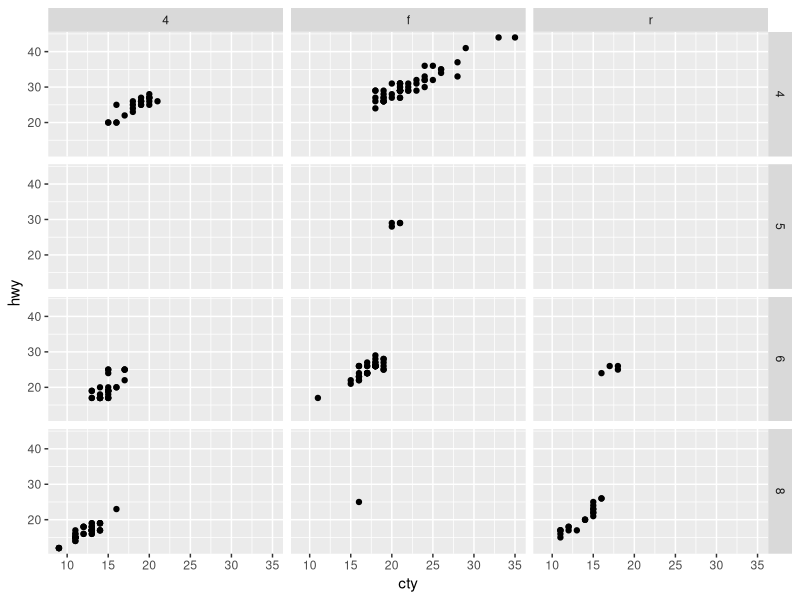
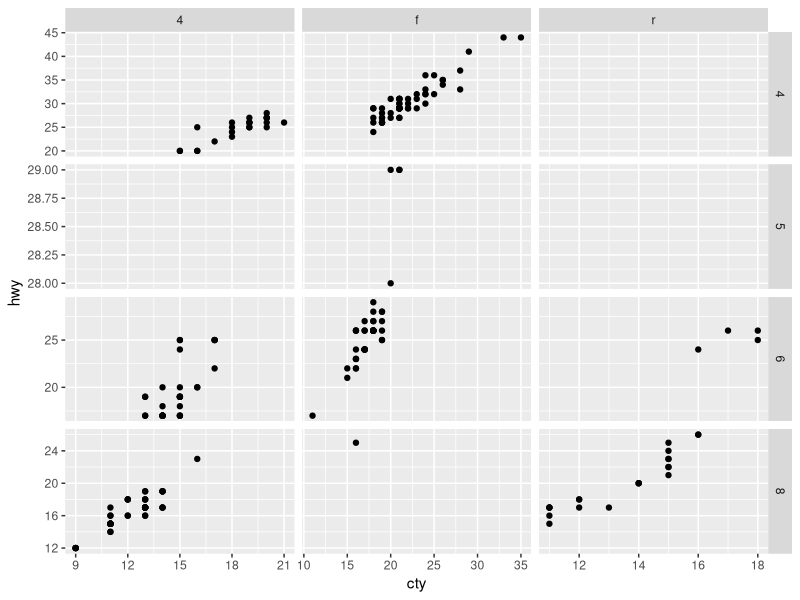
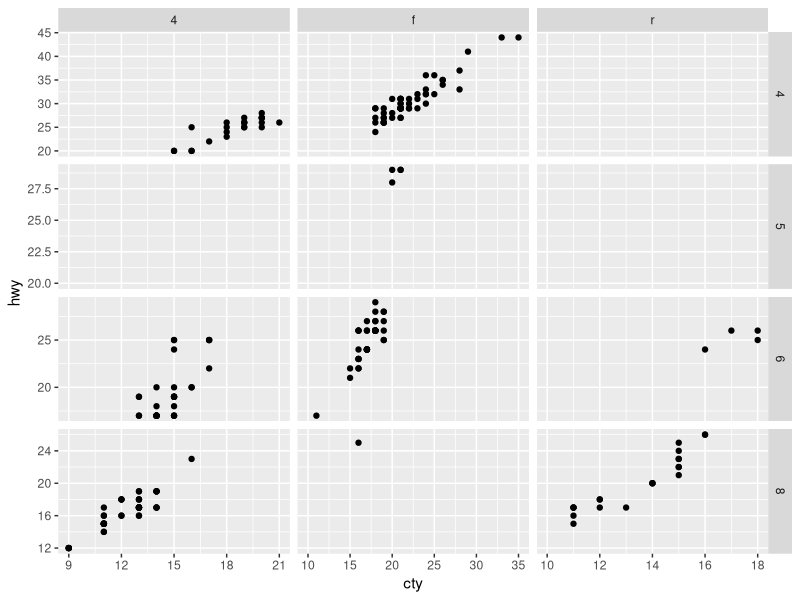
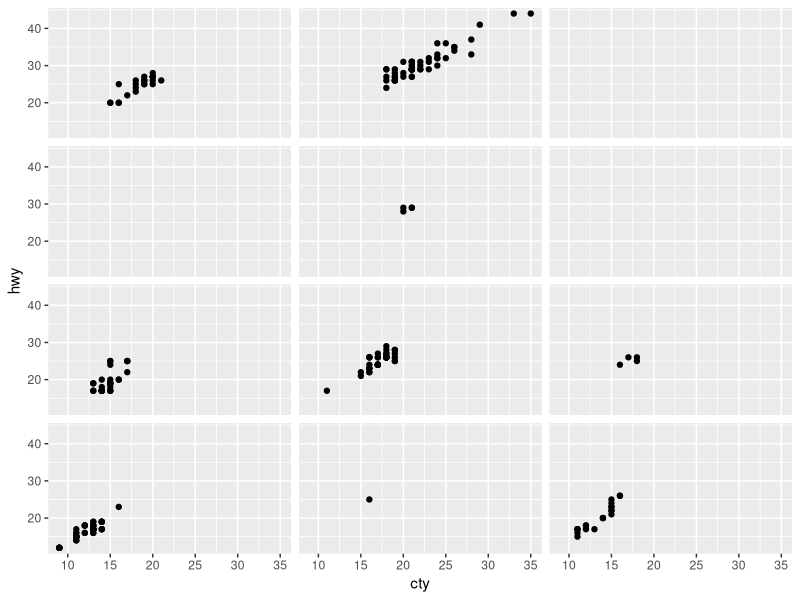
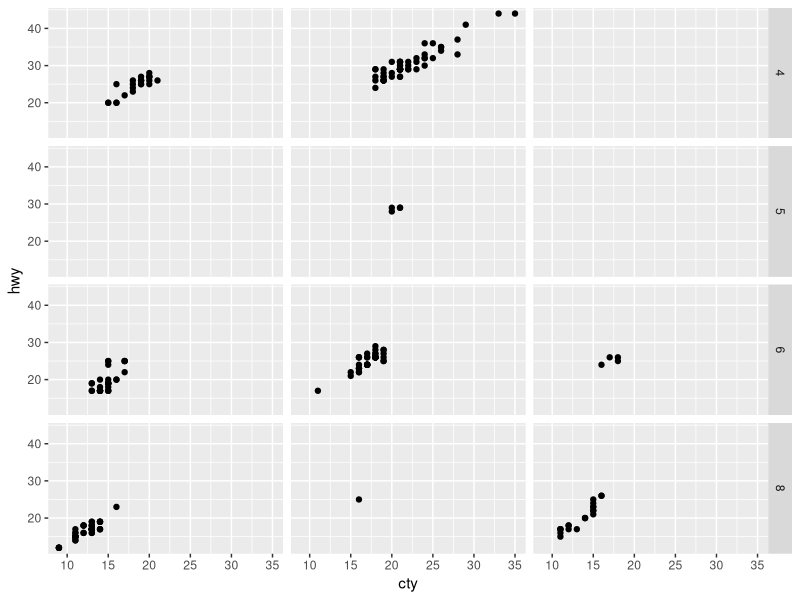
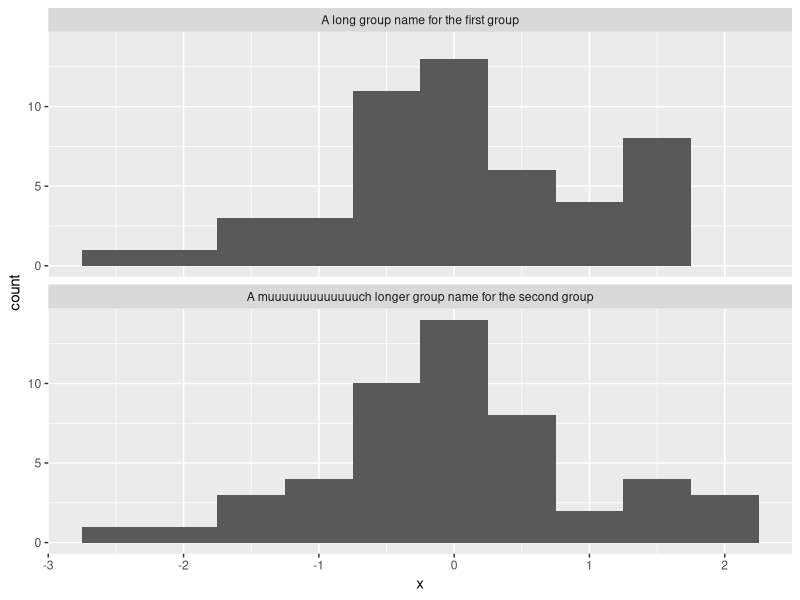
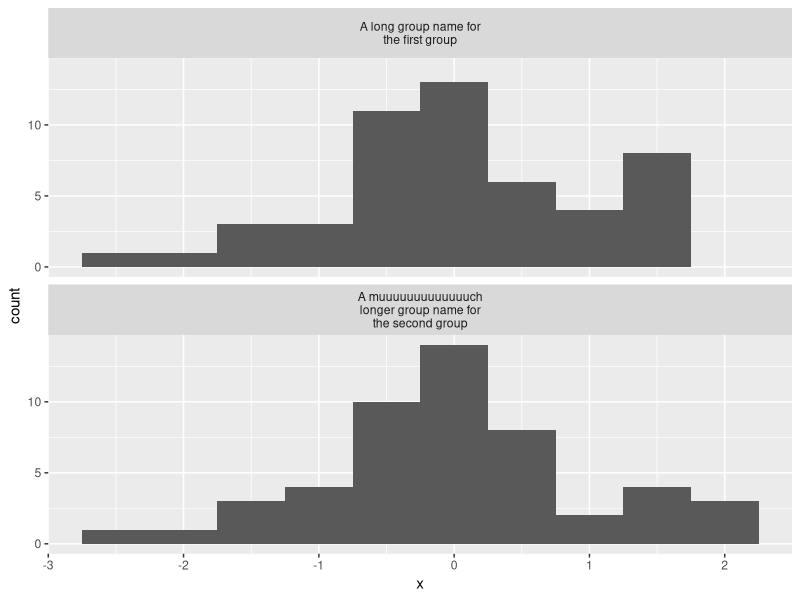
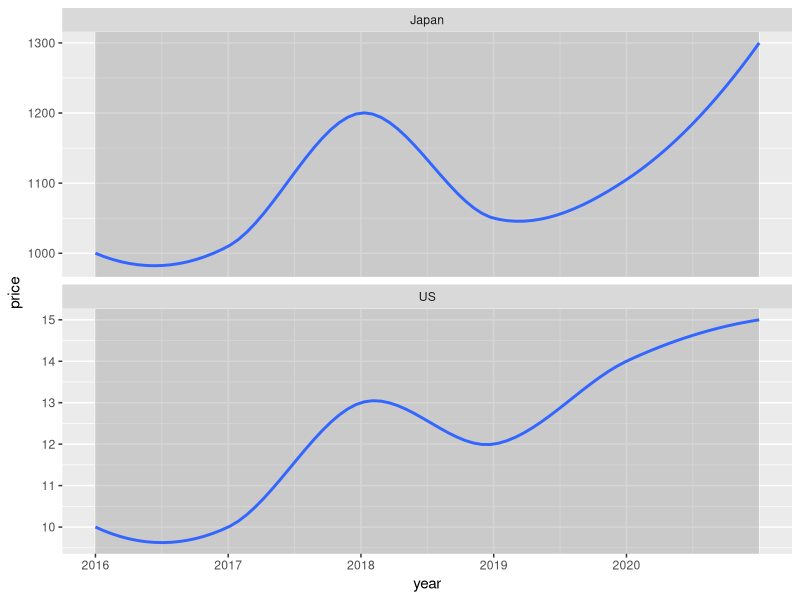

The R script that drew these images, in order:
## ---- chunk 1
library(ggplot2)
knitr::opts_chunk$set(
  fig.dpi = 300, 
  collapse = TRUE, 
  comment = "#>",
  fig.asp = 0.618,
  fig.width = 6,
  out.width = "80%")
## ---- chunk 2
ggplot(mpg, aes(x = cty, y = hwy)) +
  geom_point() +
  facet_grid(cyl ~ drv)
## ---- chunk 3
ggplot(mpg, aes(x = cty, y = hwy)) +
  geom_point() +
  facet_grid(cyl ~ drv, scales = "free") 
## ---- chunk 4
ggplot(mpg, aes(x = cty, y = hwy)) +
  geom_point() +
  facet_grid(cyl ~ drv, scales = "free") +
  expand_limits(x = 10, y = c(20, 25))
## ---- chunk 5
ggplot(mpg, aes(x = cty, y = hwy)) +
  geom_point() +
  facet_grid(cyl ~ drv) +
  theme(strip.text = element_blank())
## ---- chunk 6
ggplot(mpg, aes(x = cty, y = hwy)) +
  geom_point() +
  facet_grid(cyl ~ drv) +
  theme(strip.text.x = element_blank())
## ---- chunk 7
df <- data.frame(
  x = rnorm(100),
  group = c(rep("A long group name for the first group", 50),
            rep("A muuuuuuuuuuuuuch longer group name for the second group", 50))
)

ggplot(df, aes(x = x)) +
  geom_histogram(binwidth = 0.5) +
  facet_wrap(~ group, ncol = 1)

ggplot(df, aes(x = x)) +
  geom_histogram(binwidth = 0.5) +
  facet_wrap(~ group, ncol = 1, labeller = labeller(group = label_wrap_gen(width = 25)))
## ---- chunk 8
df <- data.frame(
  year = rep(2016:2021, 2),
  price = c(10, 10, 13, 12, 14, 15, 1000, 1010, 1200, 1050, 1105, 1300),
  country = c(rep("US", 6), rep("Japan", 6))
)

df
## ---- chunk 9
ggplot(df, aes(x = year, y = price)) +
  geom_smooth() +
  facet_wrap(~ country, ncol = 1, scales = "free_y") +
  scale_x_continuous(breaks = 2011:2020)
## ---- chunk 10
ggplot(df, aes(x = year, y = price)) +
  geom_smooth() +
  facet_wrap(~ country, ncol = 1, scales = "free_y", 
             labeller = as_labeller(
               c(US = "US Dollars (USD)", Japan = "Japanese Yens (JPY)")), 
             strip.position = "left"
             ) +
  scale_x_continuous(breaks = 2011:2020) +
  labs(y = NULL) +
  theme(strip.background = element_blank(), strip.placement = "outside")
## ---- chunk 11
ggplot(mpg, aes(x = cty)) +
  geom_histogram() +
  facet_wrap(~ drv)
## ---- chunk 12
ggplot(mpg, aes(x = cty)) +
  geom_histogram() +
  facet_grid(cyl ~ drv)
## ---- chunk 13
ggplot(mpg, aes(x = cty)) +
  geom_histogram() +
  facet_wrap(cyl ~ drv)
## ---- chunk 14
ggplot(mpg, aes(x = cty)) +
  geom_histogram() +
  facet_grid(cyl ~ .)

ggplot(mpg, aes(x = cty)) +
  geom_histogram() +
  facet_grid(. ~ cyl)
## ---- chunk 15
ggplot(mpg, aes(x = displ, y = hwy)) +
  geom_point() +
  facet_wrap(~drv)
## ---- chunk 16
ggplot(mpg, aes(x = displ, y = hwy)) +
  geom_point() +
  facet_wrap(~forcats::fct_relevel(drv, "r", "f", "4"))
## ---- chunk 17
ggplot(mpg, aes(x = hwy)) +
  geom_histogram(binwidth = 5) +
  facet_wrap(~ drv)
## ---- chunk 18
library(dplyr)

mpg_summary <- mpg %>%
  group_by(drv) %>%
  summarise(hwy_mean = mean(hwy))

mpg_summary
## ---- chunk 19
ggplot(mpg, aes(x = hwy)) +
  geom_histogram(binwidth = 5) +
  facet_wrap(~ drv) +
  geom_vline(data = mpg_summary, aes(xintercept = hwy_mean))
